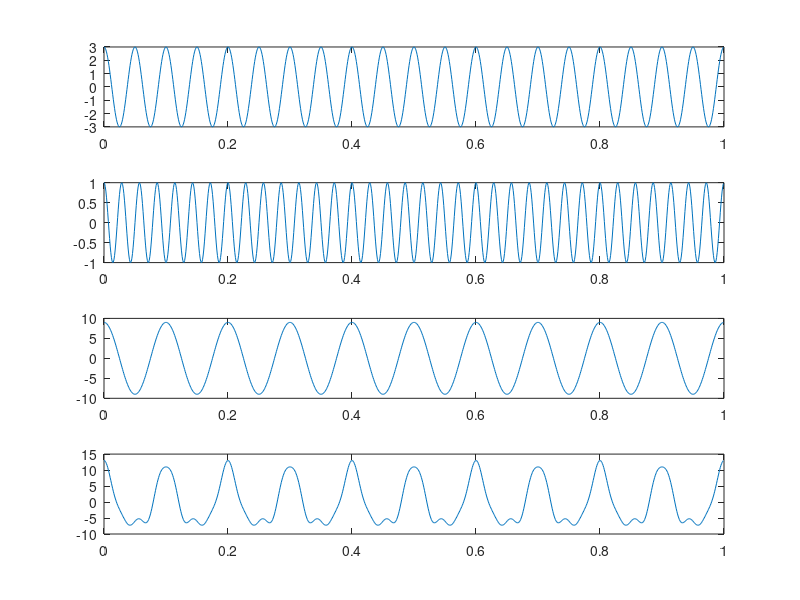
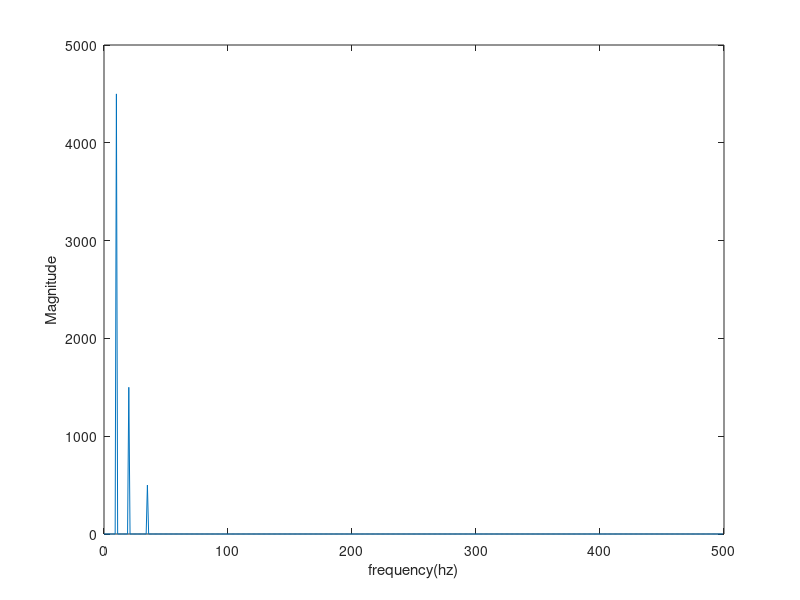
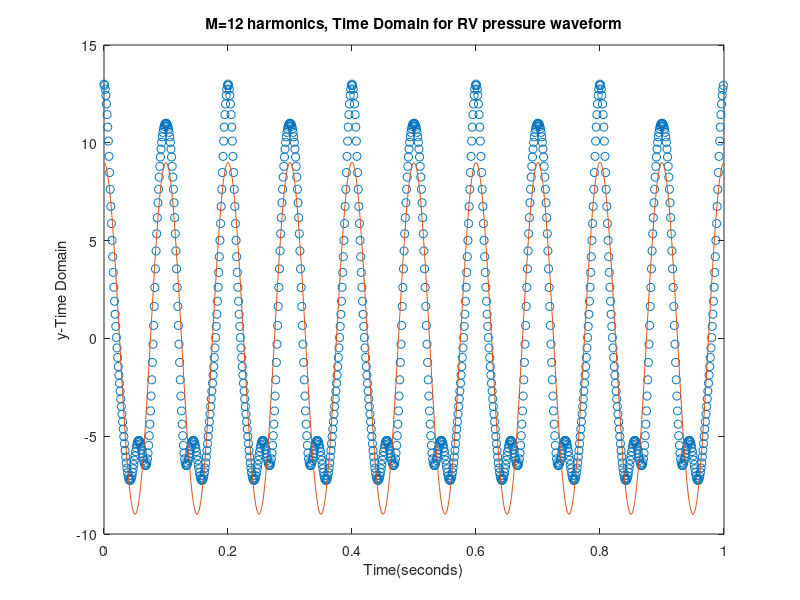
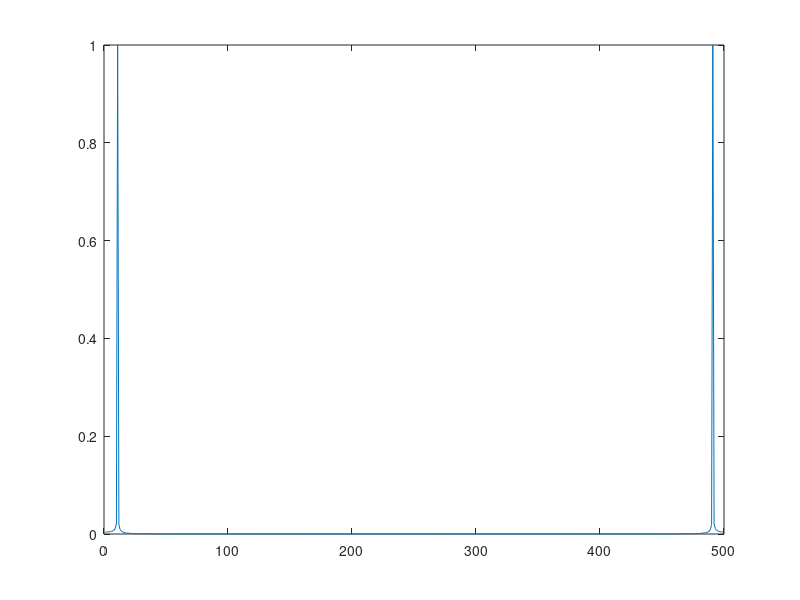

These charts were generated, in order, by the following MATLAB code:


clc
clear all
close all

fs = 1000; %Hz
T = 1; 
dt = 1/fs;

t = 0:dt:T-dt;
f1 = 20; f2 = 35; f3 = 10;

y1 = 3*cos(2*pi()*f1*t);
y2 = 1*cos(2*pi()*f2*t);
y3 = 9*cos(2*pi()*f3*t);

yrand = rand(fs,1);
%yt = y1+y2+y3+2*yrand;
yt = y1+y2+y3;

subplot(4,1,1)
plot(t,y1)
subplot(4,1,2)
plot(t,y2)
subplot(4,1,3)
plot(t,y3)
subplot(4,1,4)
plot(t,yt)

%% Looking at the frequency domain
Yf = fft(yt)

Y_mag = abs(Yf); %Magnitudes
Y_phase = angle(Yf); %Phase


N = length(Y_mag);
Bins = 1:floor(N/2);

for k = 1:length(Bins)
    freq(k) = (k-1)*fs/(N);
end


%figure, plot(freq,Yf(1:floor(N/2))) 
figure, plot(freq,Y_mag(1:floor(N/2))) 
ylabel('Magnitude')
xlabel('frequency(hz)')

%% Converting back into the time domain

M = 12; %Number of Harmonics
A0 = (2/N)*real(Yf(1));
Ak = (2/N)*real(Yf(2:M));
Bk = -(2/N)*imag(Yf(2:M));


time = linspace(0,1,500);

for j = 1:500
    y_rec(j) = A0/2;
    for i = 1:M-1
        temp_har = Ak(i)*cos(2*pi()*i*time(j)/T)+Bk(i)*sin(2*pi()*i*time(j)/T);
        y_rec(j) = y_rec(j)+temp_har;
    end
end

figure
plot(t,yt,'o')
hold on
plot(time,y_rec)
xlabel('Time(seconds)')
ylabel('y-Time Domain')
txt={['M=',num2str(M),' harmonics, Time Domain for RV pressure waveform']}
title(txt)

figure(99)
plot(t,yt)

figure(100)
plot(time,y_rec)

for z = 1:1

    A0 = (2/N(z))*real(Yf(z,1));
    Ak = (2/N(z))*real(Yf(z,2:M));
    Bk = -(2/N(z))*imag(Yf(z,2:M));
    %T(z) = D(z,[9]);
    T(z)=T;
for j = 1:length(time)
    y_rec(z,j) = A0/2;
    for i = 1:M-1
        temp_har = Ak(i)*cos(2*pi()*i*time(z,j)/T(z))+Bk(i)*sin(2*pi()*i*time(z,j)/T(z));
        y_rec(z,j) = y_rec(z,j)+temp_har;
    end
end
end

figure(101)
plot(time,y_rec)

yf_test=fft(y_rec);
figure(4)
plot(abs(yf_test/max(yf_test)));